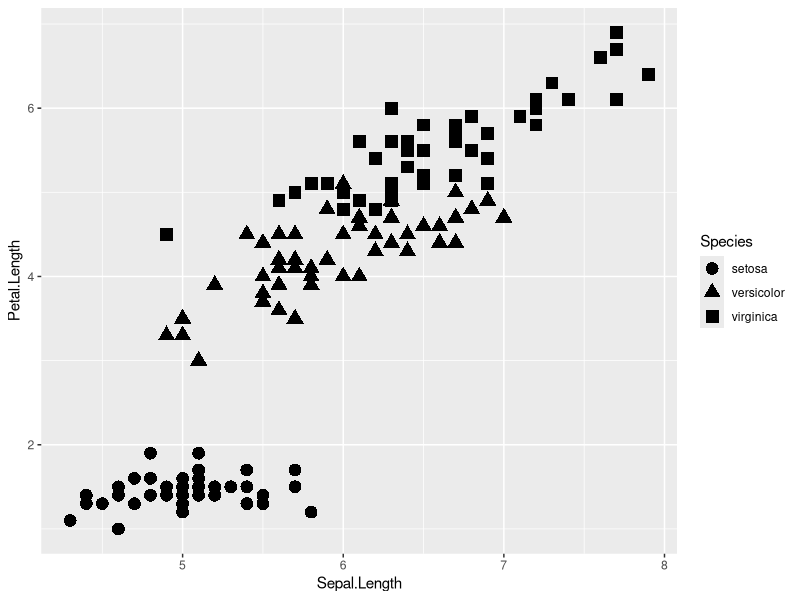
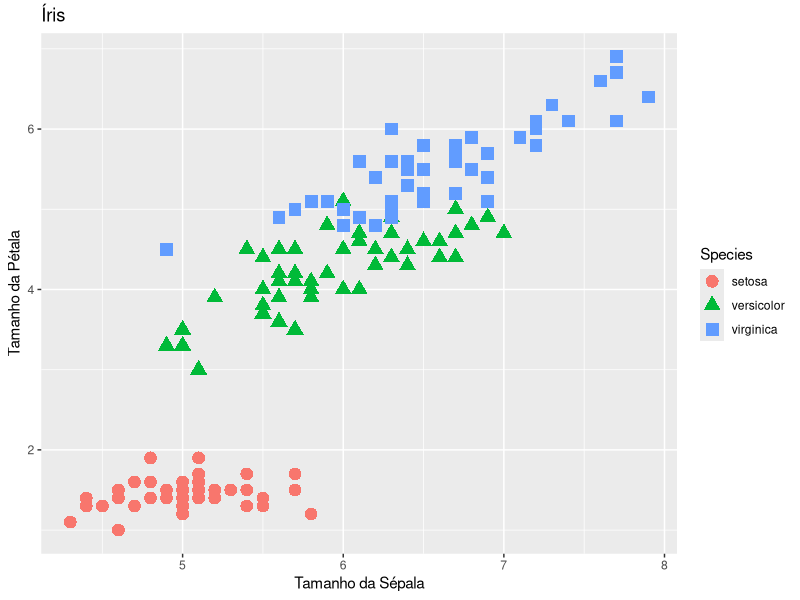
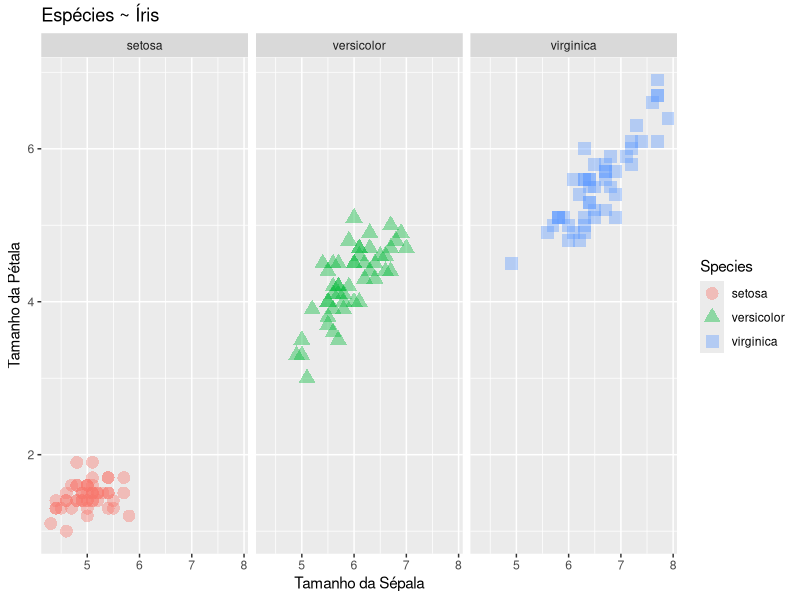
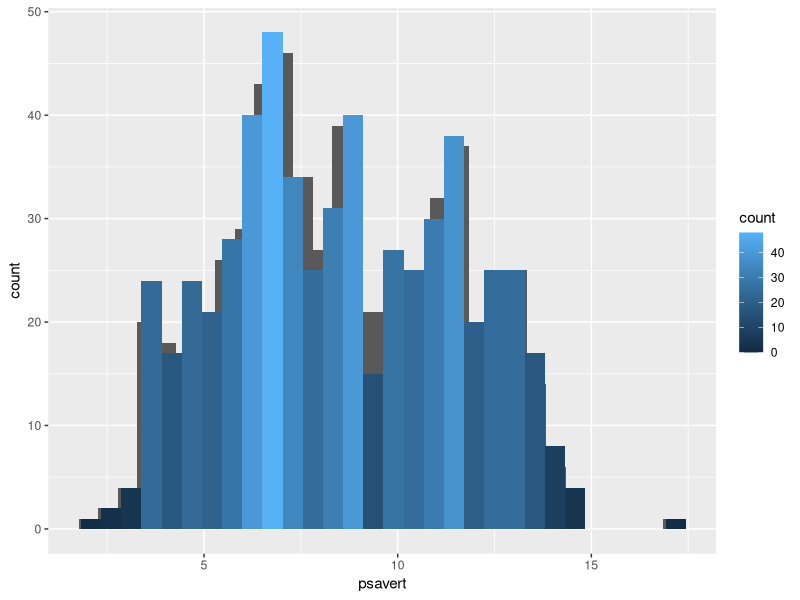
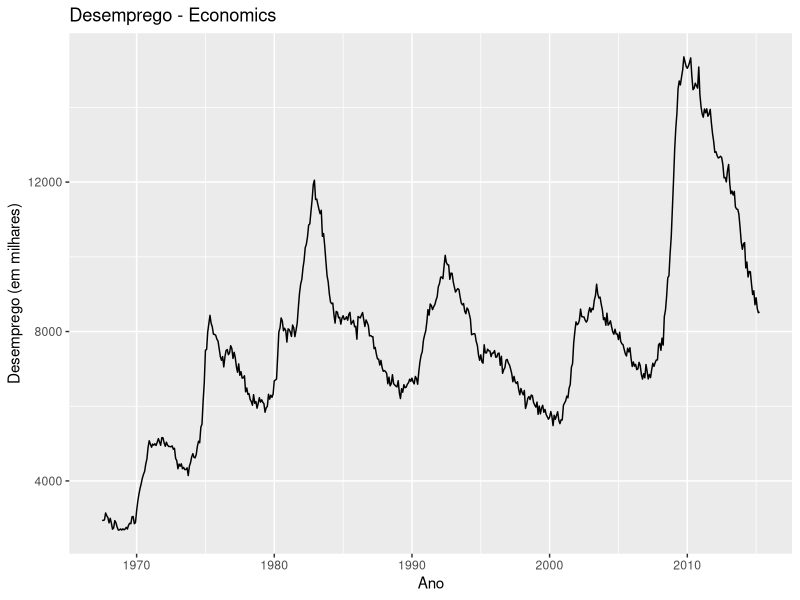
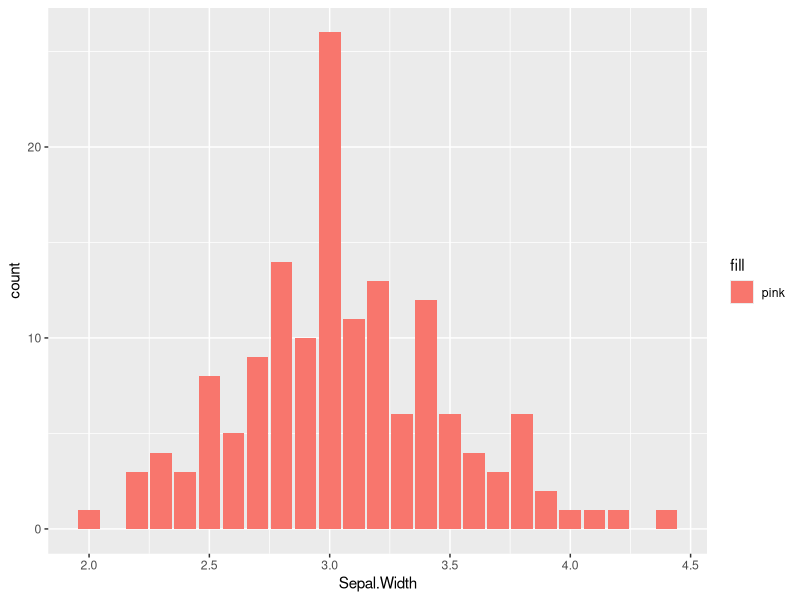
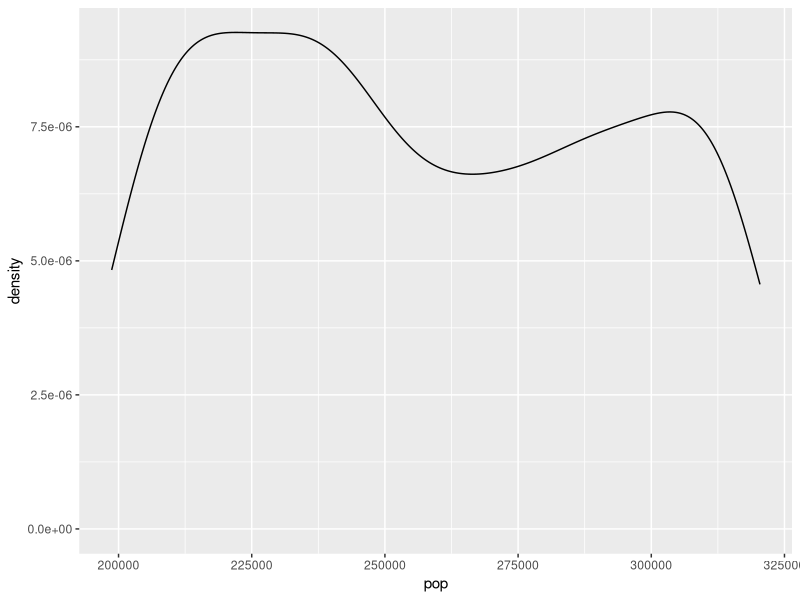

These charts were generated, in order, by the following R code:
library(ggplot2)

#carrega a base de dados iris
iris <- iris

# breve sumário sobre os dados
summary(iris)

a <- ggplot(data=iris, aes(x=Sepal.Length, y=Petal.Length, shape = Species))
a <- a + geom_point(size=4)
a
ggplot(iris) + geom_point( aes(x=Sepal.Length, y=Petal.Length)) + 
  geom_point(size=4, aes(x=Sepal.Length, y=Petal.Length, col=Species, shape=Species)) + 
  xlab("Tamanho da Sépala") + 
  ylab("Tamanho da Pétala") + ggtitle("Íris")


#separando gráficos
ggplot(iris, aes(x=Sepal.Length, y=Petal.Length, col=Species, shape=Species)) + 
  geom_point(size=4, alpha=0.4) + 
  facet_wrap(~Species) + 
  xlab("Tamanho da Sépala") +
  ylab("Tamanho da Pétala") + 
  ggtitle("Espécies ~ Íris")


#carrega a base de dados economics
economics <- economics

#criando um histograma
x <- diff(range(economics$psavert))/30
ggplot(economics, aes(psavert)) + 
  geom_histogram(binwidth = x) + 
  geom_histogram(aes(fill=..count..))

#criando gráfico de linha
ggplot(economics, aes(x=date, y=unemploy)) + 
  geom_line() + 
  xlab("Ano") + 
  ylab("Desemprego (em milhares)") + 
  ggtitle("Desemprego - Economics")

#criando gráfico de barra
ggplot(iris, aes(Sepal.Width)) + geom_bar(aes(fill="pink"))

#criando gráficos de densidade
ggplot(economics) + geom_density(aes(pop), alpha=0.6)


install.packages("XML")
library("XML")
